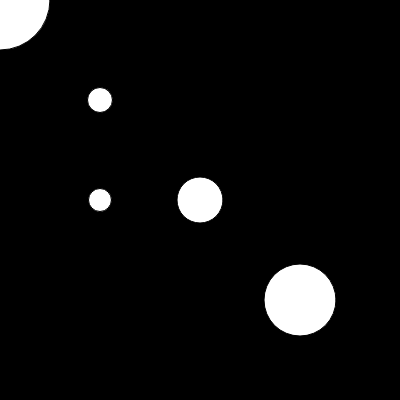
Frame 1 (no input)
Frame 60 (no input): identical to frame 1, image omitted
Frame 120 (the mouse pressed at the canvas centre since frame 60): identical to frame 1, image omitted

The p5.js sketch that drew this single still picture (run headless with seeded random() and noise() and a simulated clock; from frame 60 on, the mouse is pressed at the canvas centre):

// p5.js sketch
// ── sketch.js
var nums = [100, 25, 46, 72]


var num = 23


function setup() {
  createCanvas(400, 400);


}

function draw() {
  background(0);

  ellipse(100, 200, num, num)


  for (var i = 0; i < nums.length; i++) {

    ellipse(100*i,100*i, nums[i], nums[i])
  }
}
